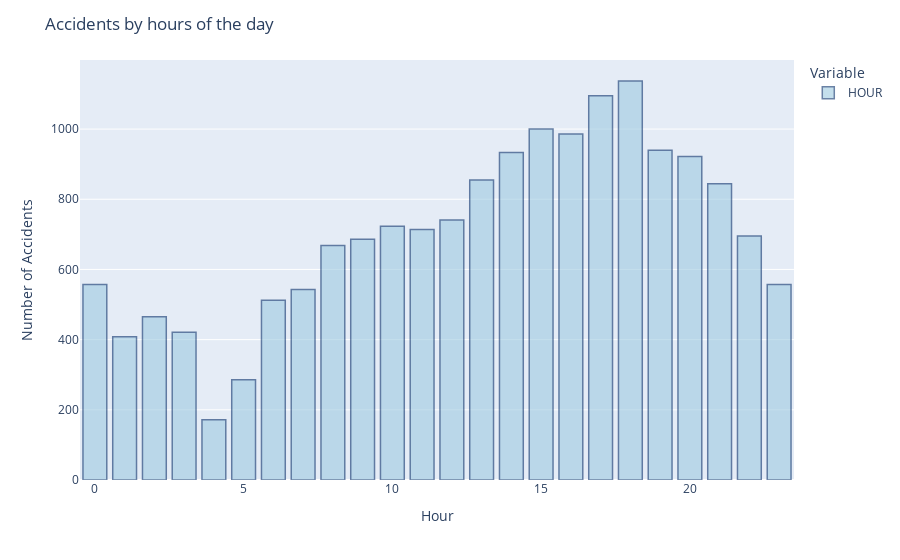

The notebook cell this image was saved under:
### Code cell
fig = px.bar(freq_hour,
                    labels={
                     "index": "Hour",
                     "value": "Number of Accidents",
                     "variable": "Variable"
                 })

fig.update_traces(marker_color='rgb(158,202,225)', marker_line_color='rgb(8,48,107)',
                  marker_line_width=1.5, opacity=0.6)

fig.update_layout(title_text='Accidents by hours of the day')

fig.show()

### Figure 1 — Plotly figure (JSON) as saved in the notebook; plotly's stock layout.template omitted (floating-point values rounded to 4 significant figures)
{"data": [{"alignmentgroup": "True", "hovertemplate": "Variable=HOUR<br>Hour=%{x}<br>Number of Accidents=%{y}<extra></extra>", "legendgroup": "HOUR", "marker": {"color": "rgb(158,202,225)", "line": {"color": "rgb(8,48,107)", "width": 1.5}}, "name": "HOUR", "offsetgroup": "HOUR", "opacity": 0.6, "orientation": "v", "showlegend": true, "textposition": "auto", "type": "bar", "x": [0, 1, 2, 3, 4, 5, 6, 7, 8, 9, 10, 11, 12, 13, 14, 15, 16, 17, 18, 19, 20, 21, 22, 23], "xaxis": "x", "y": [557, 408, 465, 421, 172, 286, 512, 543, 668, 686, 723, 714, 741, 855, 933, 1000, 986, 1095, 1137, 940, 922, 844, 695, 557], "yaxis": "y"}], "layout": {"barmode": "relative", "legend": {"title": {"text": "Variable"}, "tracegroupgap": 0}, "margin": {"t": 60}, "title": {"text": "Accidents by hours of the day"}, "xaxis": {"anchor": "y", "domain": [0, 1], "title": {"text": "Hour"}}, "yaxis": {"anchor": "x", "domain": [0, 1], "title": {"text": "Number of Accidents"}}}}
